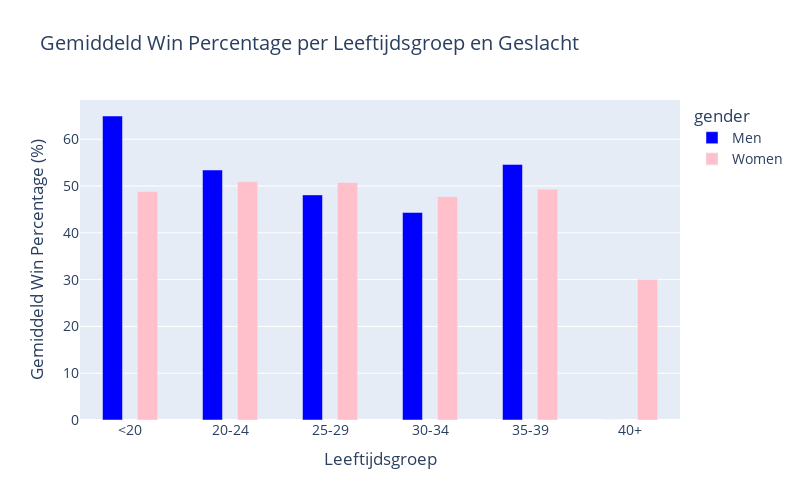

Notebook code cell kept with this figure:
### Markdown cell above
#### Vierde argument eerste perspectief: leeftijd

### Code cell
import pandas as pd
import plotly.express as px

# Laad de dataset
file_path = '../combined_cleaned_tennis_data.csv'
df = pd.read_csv(file_path)

# Voeg leeftijdsgroepen toe
age_bins = [0, 20, 25, 30, 35, 40, 100]
age_labels = ['<20', '20-24', '25-29', '30-34', '35-39', '40+']
df['winner_age_group'] = pd.cut(df['winner_age'], bins=age_bins, labels=age_labels, right=False)
df['loser_age_group'] = pd.cut(df['loser_age'], bins=age_bins, labels=age_labels, right=False)

# Bereken het aantal gewonnen en verloren wedstrijden per speler
winner_counts = df.groupby(['winner_name', 'gender', 'winner_age_group'], observed=False).size().reset_index(name='win_count')
loser_counts = df.groupby(['loser_name', 'gender', 'loser_age_group'], observed=False).size().reset_index(name='loss_count')

# Hernoem kolommen voor consistente merge
winner_counts = winner_counts.rename(columns={'winner_name': 'player_name', 'winner_age_group': 'age_group'})
loser_counts = loser_counts.rename(columns={'loser_name': 'player_name', 'loser_age_group': 'age_group'})

# Combineer winnaars en verliezers data
combined_counts = pd.merge(winner_counts, loser_counts, on=['player_name', 'gender', 'age_group'], how='outer')

# Vul ontbrekende waarden in specifieke kolommen in
combined_counts['win_count'] = combined_counts['win_count'].fillna(0)
combined_counts['loss_count'] = combined_counts['loss_count'].fillna(0)

combined_counts['total_matches'] = combined_counts['win_count'] + combined_counts['loss_count']
combined_counts['win_percentage'] = (combined_counts['win_count'] / combined_counts['total_matches']) * 100

# Bereken gemiddelde winpercentages per leeftijdsgroep en geslacht
avg_win_percentage = combined_counts.groupby(['age_group', 'gender'], observed=False).agg(
    total_matches=('total_matches', 'sum'),
    total_wins=('win_count', 'sum')
).reset_index()

avg_win_percentage['win_percentage'] = (avg_win_percentage['total_wins'] / avg_win_percentage['total_matches']) * 100

# Interactieve barplot met Plotly
fig = px.bar(avg_win_percentage, x='age_group', y='win_percentage', color='gender',
             title='Gemiddeld Win Percentage per Leeftijdsgroep en Geslacht',
             labels={'age_group': 'Leeftijdsgroep', 'win_percentage': 'Gemiddeld Win Percentage (%)'},
             color_discrete_map={'Men': 'blue', 'Women': 'pink'},
             barmode='group',  # Groepeer de balken
             category_orders={'age_group': age_labels, 'gender': ['Men', 'Women']})

# Stijlen aanpassen voor betere leesbaarheid en smalle balken
fig.update_traces(width=0.2)  # Maak de balken smaller

fig.update_layout(
    font=dict(size=14),  # Grotere lettergrootte voor leesbaarheid
    bargap=0.3,  # Verminder de ruimte tussen de balken
    bargroupgap=0.1,  # Verminder de ruimte tussen de groepen balken
    width=800,  # Totale breedte van de plot aanpassen
    height=500,  # Totale hoogte van de plot aanpassen
)

fig.show()

### Figure 1 — Plotly figure (JSON) as saved in the notebook; plotly's stock layout.template omitted (floating-point values rounded to 4 significant figures)
{"data": [{"alignmentgroup": "True", "hovertemplate": "gender=Men<br>Leeftijdsgroep=%{x}<br>Gemiddeld Win Percentage (%)=%{y}<extra></extra>", "legendgroup": "Men", "marker": {"color": "blue", "pattern": {"shape": ""}}, "name": "Men", "offsetgroup": "Men", "orientation": "v", "showlegend": true, "textposition": "auto", "type": "bar", "width": 0.2, "x": ["<20", "20-24", "25-29", "30-34", "35-39", "40+"], "xaxis": "x", "y": [64.97, 53.43, 48.11, 44.35, 54.62, 0], "yaxis": "y"}, {"alignmentgroup": "True", "hovertemplate": "gender=Women<br>Leeftijdsgroep=%{x}<br>Gemiddeld Win Percentage (%)=%{y}<extra></extra>", "legendgroup": "Women", "marker": {"color": "pink", "pattern": {"shape": ""}}, "name": "Women", "offsetgroup": "Women", "orientation": "v", "showlegend": true, "textposition": "auto", "type": "bar", "width": 0.2, "x": ["<20", "20-24", "25-29", "30-34", "35-39", "40+"], "xaxis": "x", "y": [48.84, 50.92, 50.77, 47.72, 49.32, 30], "yaxis": "y"}], "layout": {"bargap": 0.3, "bargroupgap": 0.1, "barmode": "group", "font": {"size": 14}, "height": 500, "legend": {"title": {"text": "gender"}, "tracegroupgap": 0}, "title": {"text": "Gemiddeld Win Percentage per Leeftijdsgroep en Geslacht"}, "width": 800, "xaxis": {"anchor": "y", "categoryarray": ["<20", "20-24", "25-29", "30-34", "35-39", "40+"], "categoryorder": "array", "domain": [0, 1], "title": {"text": "Leeftijdsgroep"}}, "yaxis": {"anchor": "x", "domain": [0, 1], "title": {"text": "Gemiddeld Win Percentage (%)"}}}}
